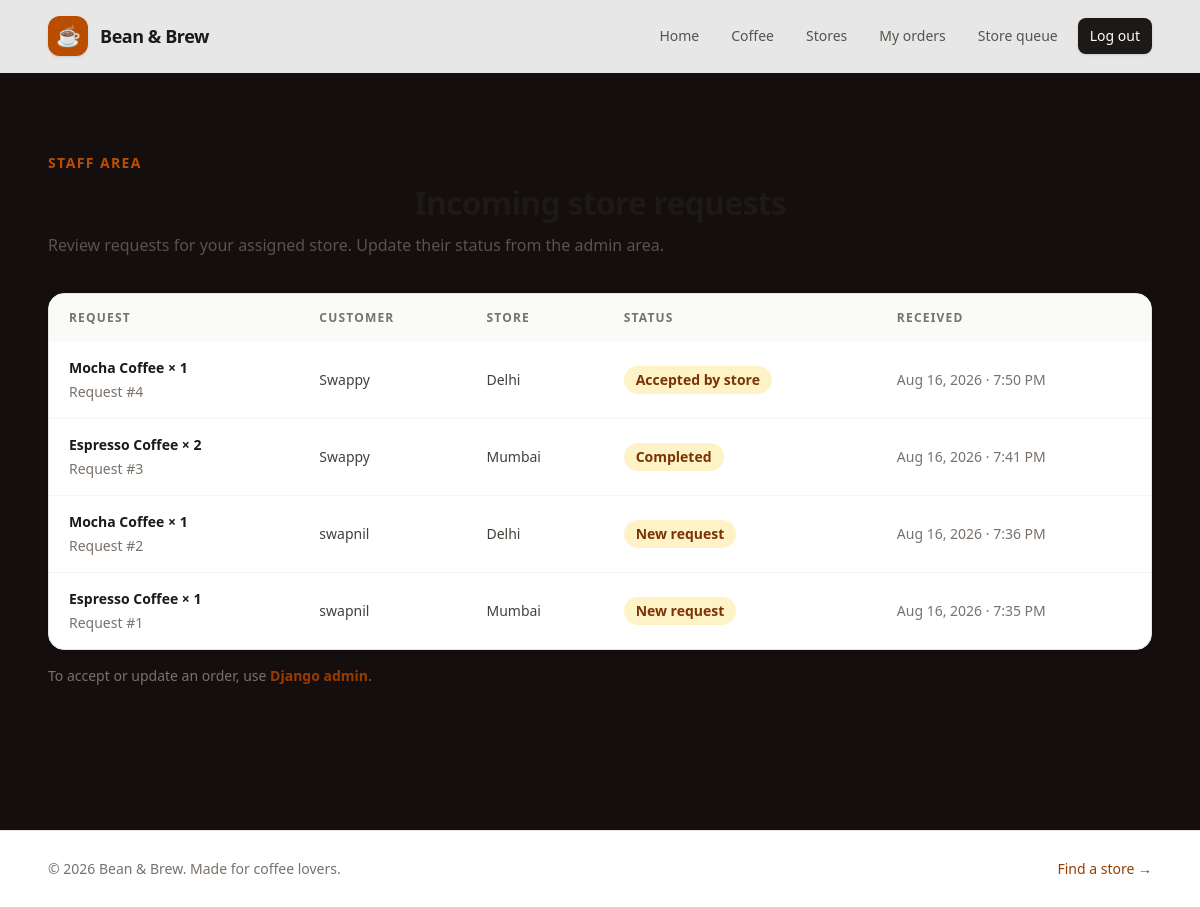
/coffee/store-orders/ (signed in), run on the app's committed database.
### coffee/models.py (models this page shows, shortened)
class CoffeeOrder(models.Model):
    class Status(models.TextChoices):
        NEW = 'NEW', 'New request'
        ACCEPTED = 'ACCEPTED', 'Accepted by store'
        READY = 'READY', 'Ready for collection'
        COMPLETED = 'COMPLETED', 'Completed'
        CANCELLED = 'CANCELLED', 'Cancelled'
    user = models.ForeignKey(User, on_delete=models.CASCADE, related_name='coffee_orders')
    store = models.ForeignKey(Store, on_delete=models.PROTECT, related_name='orders')
    coffee_variety = models.ForeignKey(CoffeeVariety, on_delete=models.PROTECT, related_name='orders')
    quantity = models.PositiveSmallIntegerField(default=1)
    status = models.CharField(max_length=12, choices=Status.choices, default=Status.NEW)
    created_at = models.DateTimeField(auto_now_add=True)
    class Meta:
        ordering = ['-created_at']

class CoffeeVariety(models.Model):
    COFFEE_TYPE_CHOICE=[
        ('EP','ESPRESSO'),
        ('AM','AMERICANO'),
        ('CP','CAPPUCCINO'),
        ('LT','LATTE'),
        ('MC','MOCHA')
    ]
    name = models.CharField(max_length=100)
    image=models.ImageField(upload_to="coffee/")
    date_added = models.DateTimeField(default=timezone.now)
    type = models.CharField(max_length=2,choices=COFFEE_TYPE_CHOICE)
    description = models.TextField(default='')

class Store(models.Model):
    name = models.CharField(max_length=100)
    location = models.CharField(max_length=100)
    coffee_varieties = models.ManyToManyField(CoffeeVariety,related_name='stores')
    staff_members = models.ManyToManyField(User, related_name='managed_stores', blank=True)

### coffee/views.py (the view)
# urls.py: path('store-orders/', views.store_orders, name='store_orders'),
@login_required
def store_orders(request):
    if not request.user.is_staff:
        raise PermissionDenied
    orders = CoffeeOrder.objects.select_related('coffee_variety', 'store', 'user')
    if not request.user.is_superuser:
        orders = orders.filter(store__staff_members=request.user)
    return render(request, 'coffee/store_orders.html', {'orders': orders})

### coffee/templates/coffee/store_orders.html (shortened to what this page needs)
{% extends "layout.html" %}
{% block content %}
<section class="mx-auto max-w-6xl px-5 py-16 sm:px-6 sm:py-20"><p class="text-sm font-bold uppercase tracking-widest text-amber-700">Staff area</p><h1 class="mt-3 text-4xl font-bold tracking-tight text-stone-900">Incoming store requests</h1><p class="mt-3 text-stone-600">Review requests for your assigned store. Update their status from the admin area.</p>{% if orders %}<div class="mt-9 overflow-x-auto rounded-2xl border border-stone-200 bg-white shadow-sm"><table class="min-w-full text-left"><thead class="bg-stone-50 text-xs uppercase tracking-widest text-stone-500"><tr><th class="px-5 py-4 font-bold">Request</th><th class="px-5 py-4 font-bold">Customer</th><th class="px-5 py-4 font-bold">Store</th><th class="px-5 py-4 font-bold">Status</th><th class="px-5 py-4 font-bold">Received</th></tr></thead><tbody class="divide-y divide-stone-100">{% for order in orders %}<tr class="text-sm"><td class="px-5 py-4"><p class="font-bold text-stone-900">{{ order.coffee_variety.name }} × {{ order.quantity }}</p><p class="mt-1 text-stone-500">Request #{{ order.pk }}</p></td><td class="px-5 py-4 text-stone-700">{{ order.user.username }}</td><td class="px-5 py-4 text-stone-700">{{ order.store.name }}</td><td class="px-5 py-4"><span class="inline-flex rounded-full bg-amber-100 px-3 py-1 font-semibold text-amber-900">{{ order.get_status_display }}</span></td><td class="px-5 py-4 text-stone-500">{{ order.created_at|date:"M j, Y · g:i A" }}</td></tr>{% endfor %}</tbody></table></div><p class="mt-4 text-sm text-stone-500">To accept or update an order, use <a href="/admin/coffee/coffeeorder/" class="font-semibold text-amber-800 hover:text-amber-950">Django admin</a>.</p>{% else %}<div class="mt-9 rounded-3xl border border-dashed border-stone-300 bg-white p-10 text-center text-stone-600">There are no requests for your assigned stores yet.</div>{% endif %}</section>
{% endblock content %}

### static/style.css (style rules this page uses)
body { background-color: #150e0e; color: white; }
h1 { text-align: center; font-size: 2em; }

### data on the page
CoffeeOrder: coffee_variety.name "Mocha Coffee", quantity "1", pk "4", user.username "Swappy", store.name "Delhi", status "Accepted by store", created_at "Aug 16, 2026 · 7:50 PM"
CoffeeOrder: coffee_variety.name "Espresso Coffee", quantity "2", pk "3", user.username "Swappy", store.name "Mumbai", status "Completed", created_at "Aug 16, 2026 · 7:41 PM"
CoffeeOrder: coffee_variety.name "Mocha Coffee", quantity "1", pk "2", user.username "swapnil", store.name "Delhi", status "New request", created_at "Aug 16, 2026 · 7:36 PM"
CoffeeOrder: coffee_variety.name "Espresso Coffee", quantity "1", pk "1", user.username "swapnil", store.name "Mumbai", status "New request", created_at "Aug 16, 2026 · 7:35 PM"
